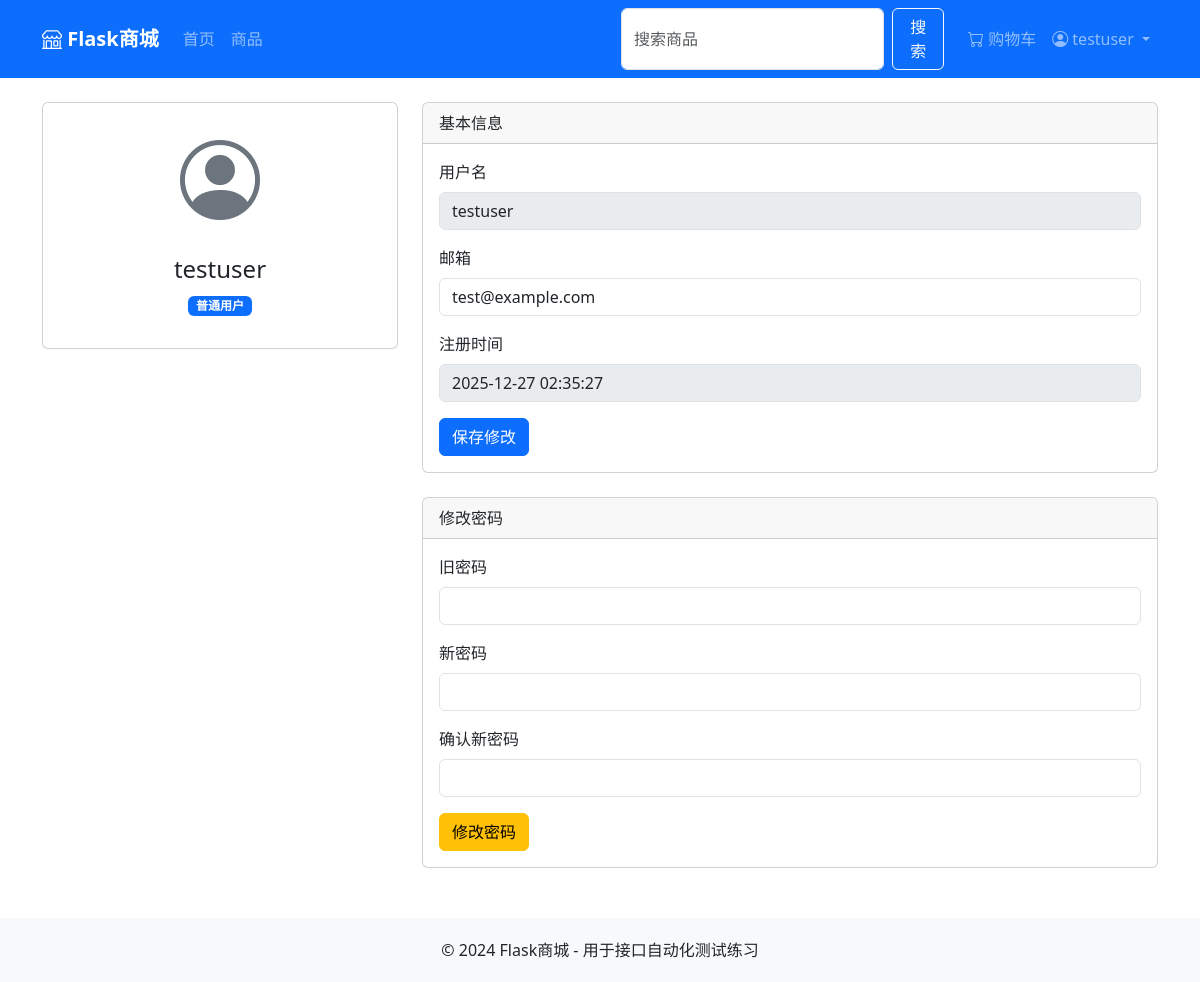
The page /profile (signed in) on the database its author committed.
### app/models.py (models this page shows, shortened)
class User(db.Model):
    id = db.Column(db.Integer, primary_key=True)
    username = db.Column(db.String(80), unique=True, nullable=False)
    email = db.Column(db.String(120), unique=True, nullable=False)
    password_hash = db.Column(db.String(256), nullable=False)
    role = db.Column(db.String(20), default='user')  # admin, user
    created_at = db.Column(db.DateTime, default=datetime.utcnow)
    is_active = db.Column(db.Boolean, default=True)
    orders = db.relationship('Order', backref='user', lazy='dynamic')
    files = db.relationship('File', backref='user', lazy='dynamic')

### app/views/__init__.py (the view)
@main_bp.route('/profile')
@login_required
def profile():
    from app.models import User
    user = User.query.get(session['user_id'])
    return render_template('profile.html', user=user)

### app/views/__init__.py (called while the page is built)
def login_required(f):
    @wraps(f)
    def decorated(*args, **kwargs):
        if 'user_id' not in session:
            flash('请先登录', 'warning')
            return redirect(url_for('main.login'))
        return f(*args, **kwargs)
    return decorated

### app/templates/profile.html (shortened to what this page needs)
{% extends "base.html" %}
{% block content %}
<div class="row">
    <div class="col-md-4 mb-4">
        <div class="card" id="profile-card">
            <div class="card-body text-center">
                <i class="bi bi-person-circle" style="font-size: 5rem; color: #6c757d;"></i>
                <h4 class="mt-3" id="profile-username">{{ user.username }}</h4>
                <p class="text-muted" id="profile-role">
                    {% if user.role == 'admin' %}
                    <span class="badge bg-danger">管理员</span>
                    {% else %}
                    <span class="badge bg-primary">普通用户</span>
                    {% endif %}
                </p>
            </div>
        </div>
    </div>
    <div class="col-md-8">
        <div class="card mb-4" id="info-card">
            <div class="card-header">基本信息</div>
            <div class="card-body">
                <form id="profile-form">
                    <div class="mb-3">
                        <label class="form-label">用户名</label>
                        <input type="text" class="form-control" value="{{ user.username }}" disabled id="info-username">
                    </div>
                    <div class="mb-3">
                        <label class="form-label">邮箱</label>
                        <input type="email" class="form-control" id="info-email" name="email" value="{{ user.email }}">
                    </div>
                    <div class="mb-3">
                        <label class="form-label">注册时间</label>
                        <input type="text" class="form-control" value="{{ user.created_at.strftime('%Y-%m-%d %H:%M:%S') }}" disabled id="info-created">
                    </div>
                    <button type="submit" class="btn btn-primary" id="update-profile-btn">保存修改</button>
                </form>
            </div>
        </div>
        <div class="card" id="password-card">
            <div class="card-header">修改密码</div>
            <div class="card-body">
                <form id="password-form">
                    <div class="mb-3">
                        <label class="form-label">旧密码</label>
                        <input type="password" class="form-control" id="old_password" name="old_password" required>
                    </div>
                    <div class="mb-3">
                        <label class="form-label">新密码</label>
                        <input type="password" class="form-control" id="new_password" name="new_password" required minlength="6">
                    </div>
                    <div class="mb-3">
                        <label class="form-label">确认新密码</label>
                        <input type="password" class="form-control" id="confirm_password" name="confirm_password" required>
                    </div>
                    <button type="submit" class="btn btn-warning" id="change-password-btn">修改密码</button>
                </form>
            </div>
        </div>
    </div>
</div>
{% endblock %}

### app/templates/base.html (shortened to what this page needs)
<!DOCTYPE html>
<html lang="zh-CN">
<head>
    <link href="https://cdn.jsdelivr.net/npm/bootstrap@5.3.0/dist/css/bootstrap.min.css" rel="stylesheet">
    <link href="https://cdn.jsdelivr.net/npm/bootstrap-icons@1.10.0/font/bootstrap-icons.css" rel="stylesheet">
</head>
<body>
    <nav class="navbar navbar-expand-lg navbar-dark bg-primary" id="main-nav">
        <div class="container">
            <a class="navbar-brand" href="{{ url_for('main.index') }}" id="nav-brand">
                <i class="bi bi-shop"></i> Flask商城
            </a>
            <div class="collapse navbar-collapse" id="navbarNav">
                <ul class="navbar-nav me-auto">
                    <li class="nav-item">
                        <a class="nav-link" href="{{ url_for('main.index') }}" id="nav-home">首页</a>
                    </li>
                    <li class="nav-item">
                        <a class="nav-link" href="{{ url_for('main.products') }}" id="nav-products">商品</a>
                    </li>
                </ul>
                <form class="d-flex me-3" action="{{ url_for('main.products') }}" method="get" id="search-form">
                    <input class="form-control me-2" type="search" name="keyword" placeholder="搜索商品" id="search-input">
                    <button class="btn btn-outline-light" type="submit" id="search-btn">搜索</button>
                </form>
                <ul class="navbar-nav">
                    {% if session.user_id %}
                    <li class="nav-item">
                        <a class="nav-link" href="{{ url_for('main.cart') }}" id="nav-cart">
                            <i class="bi bi-cart"></i> 购物车
                        </a>
                    </li>
                    <li class="nav-item dropdown">
                        <a class="nav-link dropdown-toggle" href="#" id="userDropdown" role="button" data-bs-toggle="dropdown">
                            <i class="bi bi-person-circle"></i> {{ session.username }}
                        </a>
                    </li>
                    {% endif %}
                </ul>
            </div>
        </div>
    </nav>
    <main class="container mt-4" id="main-content">
        {% block content %}{% endblock %}
    </main>
    <footer class="footer" id="footer">
        <div class="container text-center">
            <p class="mb-0">&copy; 2024 Flask商城 - 用于接口自动化测试练习</p>
        </div>
    </footer>
</body>
</html>

### app/templates/base.html (style rules this page uses)
.navbar-brand { font-weight: bold; }
.footer { background-color: #f8f9fa; padding: 20px 0; margin-top: 50px; }

### rows shown on the page
User: username "testuser", email "test@example.com", created_at "2025-12-27 02:35:27"
